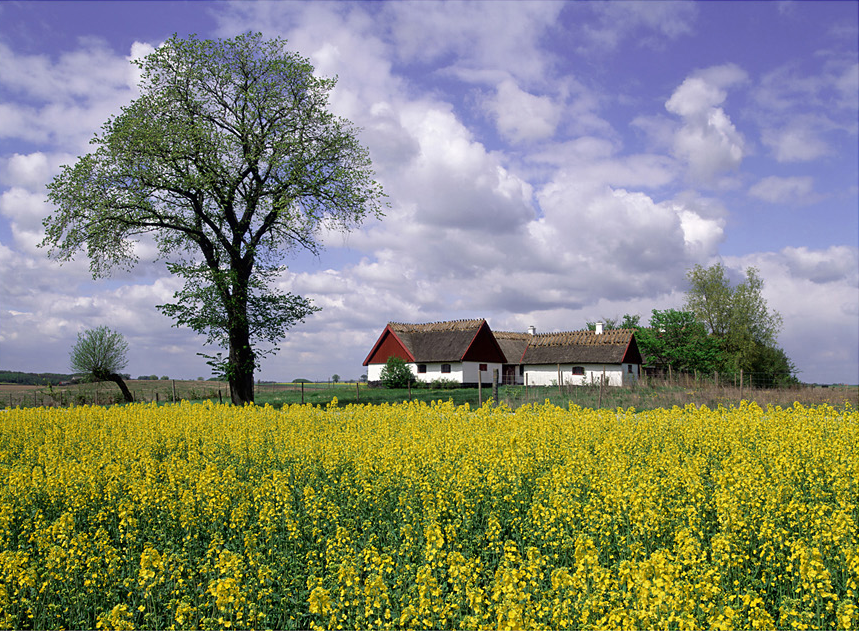
#> input picture frontier_color57.jpg, 859 x 631 px
$ python lab6_5.py   (older library calls are emulated)
#> lines starting #> are read from the running program, lines starting #| are printed output that depends on the picture
from pylab import *
from PIL import Image
import mahotas
import scipy.signal
from skimage import *
Im= array(Image.open("frontier_color57.jpg"))
#> Im is the input picture: shape (631, 859, 3); mean R, G, B 133, 135.5, 116.5
r,c,d=Im.shape
#> r = 631; c = 859; d = 3
YCbCr= color.rgb2ycbcr(Im)
#> YCbCr: shape (631, 859, 3) float64; mean of channels 0, 1, 2 129.9, 120, 128.3
fY=1
fC=0.5
Y= YCbCr[:,:,0];Cb=YCbCr[:,:,1];Cr=YCbCr[:,:,2]
#> after `Y = YCbCr[:, :, 0]`:
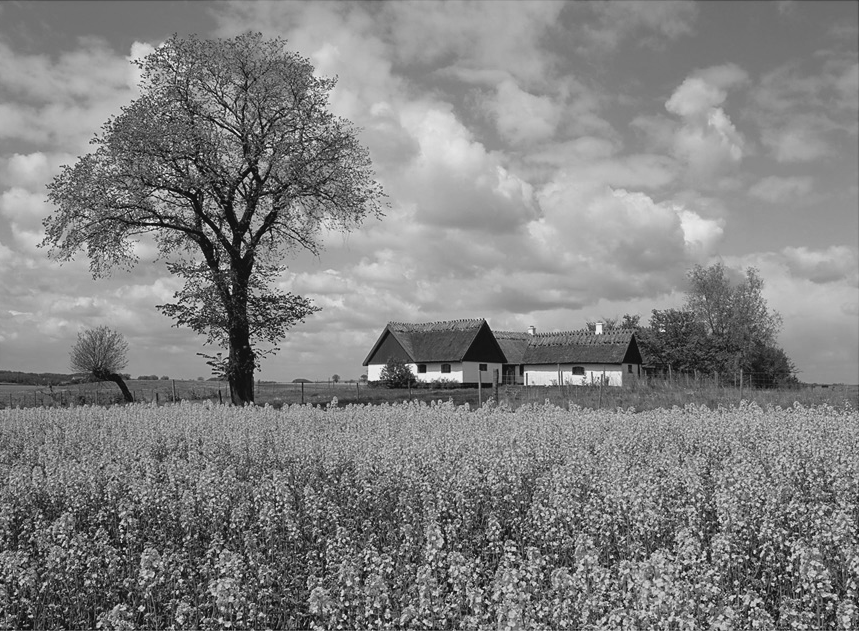
#> Y: shape (631, 859) float64; min 16, max 235, mean 129.9
#> after `Cb = YCbCr[:, :, 1]`:
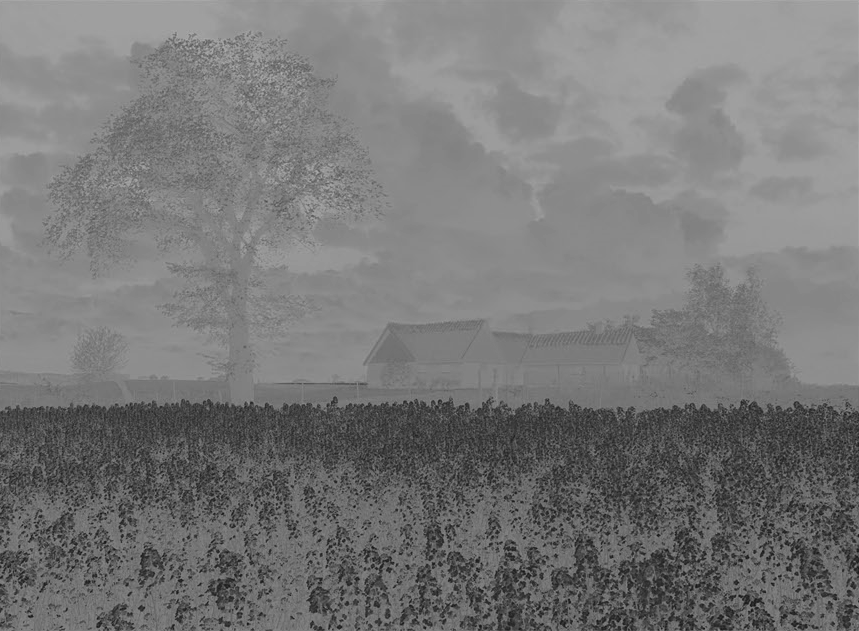
#> Cb: shape (631, 859) float64; min 17.75, max 177, mean 120
#> after `Cr = YCbCr[:, :, 2]`:
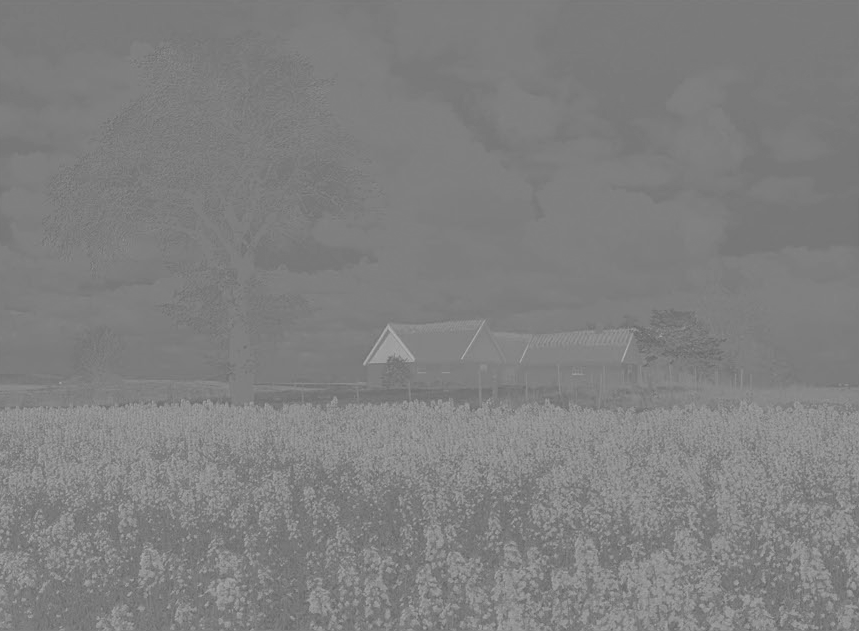
#> Cr: shape (631, 859) float64; min 95.49, max 178.9, mean 128.3
subplot(2,4,1);imshow(Im)
subplot(2,4,2);imshow(Y,cmap='gray');subplot(2,4,3);imshow(Cb,cmap='gray')
subplot(2,4,4);imshow(Cr,cmap='gray')
Y2=transform.resize(Y,(r*fY,c*fY));Cb2=transform.resize(Cb,(r*fC,c*fC));
Cr2=transform.resize(Cr,(r*fC,c*fC))

Y3=transform.resize(Y2,(r,c));Cr3=transform.resize(Cr2,(r,c));Cb3=transform.resize(Cb2,(r,c))
subplot(2,4,6);imshow(Y3,cmap='gray');subplot(2,4,7);imshow(Cb3,cmap='gray')
subplot(2,4,8);imshow(Cr3,cmap='gray')
YCbCr2=dstack((Y3,Cb3,Cr))
#> YCbCr2: shape (631, 859, 3) float64; mean of channels 0, 1, 2 129.9, 120, 128.3
Im2= color.ycbcr2rgb(YCbCr2)
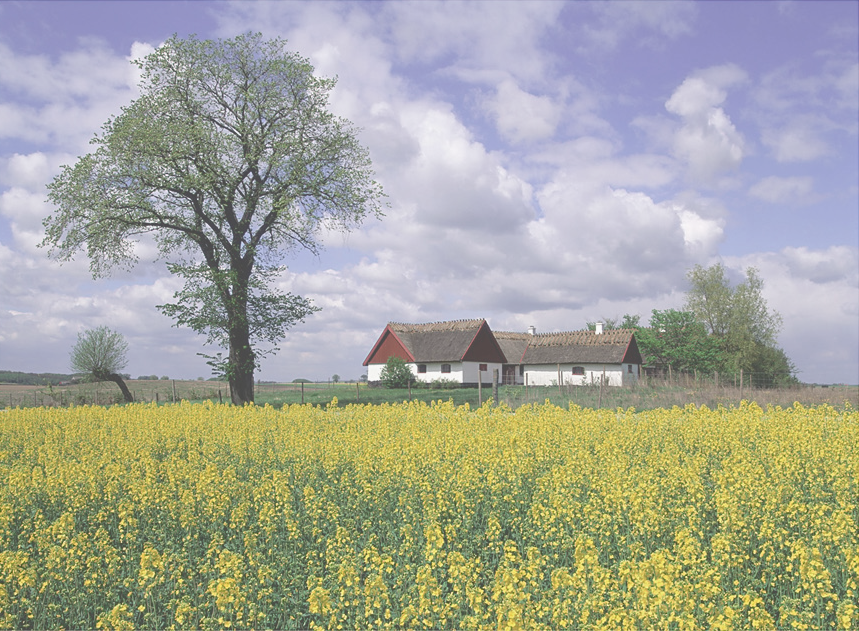
#> Im2: shape (631, 859, 3) float64; mean R, G, B 0.522, 0.531, 0.457; drawn with min black and max white
figure()
subplot(1,2,1);imshow(Im)
subplot(1,2,2);imshow(Im2)

show()
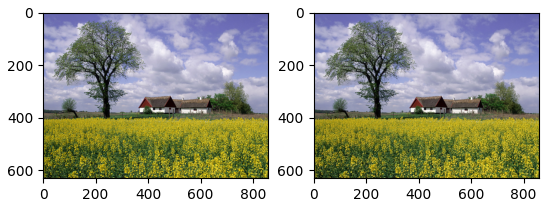
#> figure drawn by matplotlib, 2 panels

$ run again, with Plasma.jpg copied over frontier_color57.jpg
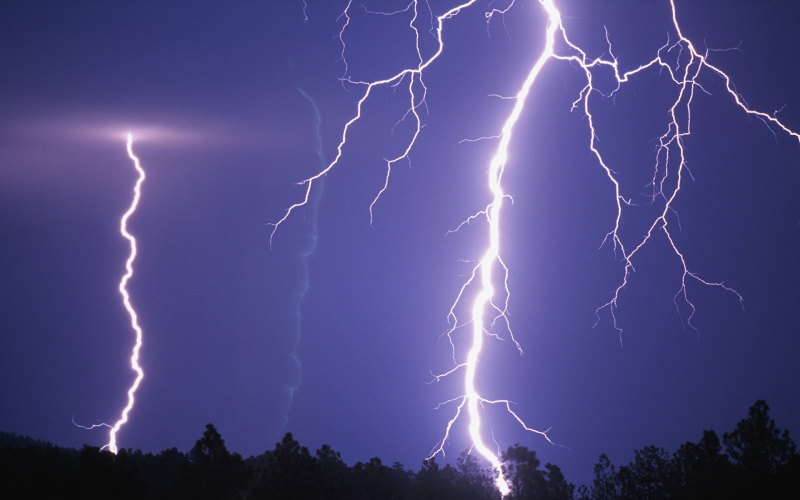
#> input picture Plasma.jpg, 1600 x 1000 px (shown at 1/2 size)
#> Im is the input picture: shape (1000, 1600, 3); mean R, G, B 77.7, 74.2, 130.6
#> YCbCr: shape (1000, 1600, 3) float64; mean of channels 0, 1, 2 86.1, 152.2, 125.5
#> `Cr2=transform.resize(Cr,(r*fC,c*fC))`:
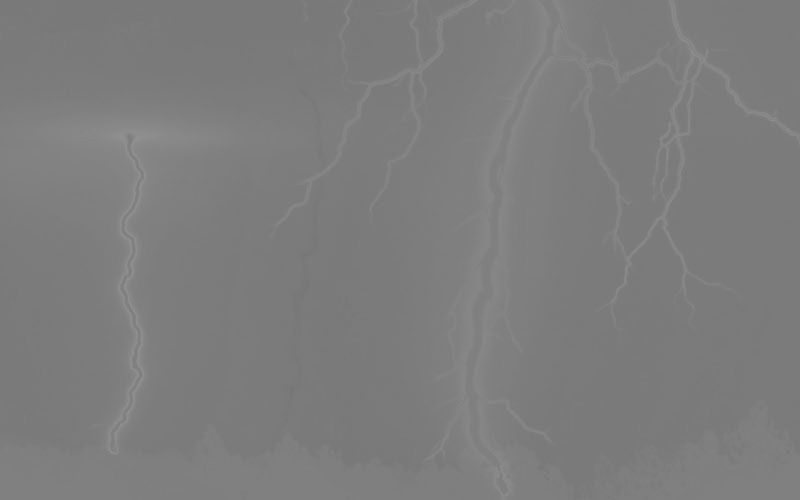
#> Cr2: shape (500, 800) float64; min 118.7, max 146.2, mean 125.5
#> YCbCr2: shape (1000, 1600, 3) float64; mean of channels 0, 1, 2 86.1, 152.2, 125.5
#> `show()`:
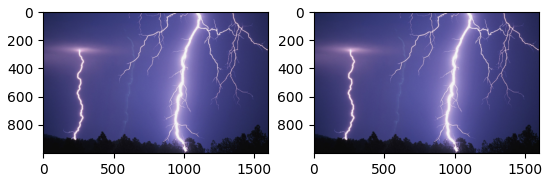
#> figure drawn by matplotlib, 2 panels
